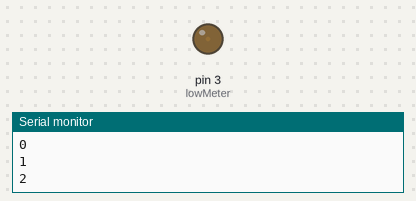
This sketch was run on a simulated Arduino Uno, built with avr-gcc and run on an emulated ATmega328P. Parts: output pins drawn as LEDs (lit = HIGH), the last lines printed to the serial monitor.

Above: at 1.05 s.
At 3.75 s:
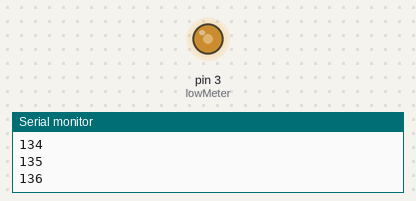
At 5.55 s:
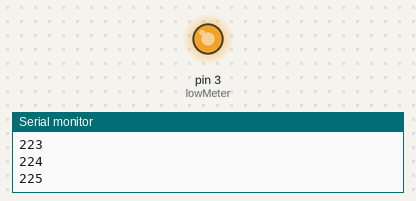
At 10.05 s:
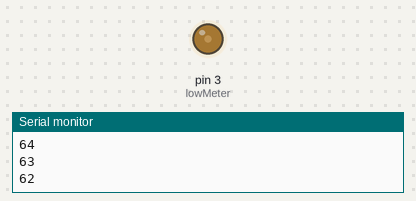
Timing chart, 0 to 14.4 s (numbered marks = the images above):
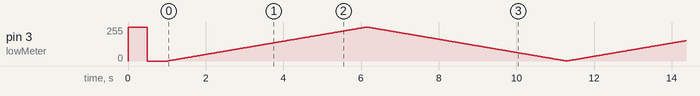

The sketch:

MeterTest.ino
```cpp
int lowMeter = 3;

void setup() {
  // put your setup code here, to run once:
  Serial.begin(9600);
  Serial.println("Starting Serial");

  //Initialze Meters
  pinMode(lowMeter, OUTPUT);
   //test meters
  digitalWrite(lowMeter, HIGH);
  delay(500);

   //test meters
  digitalWrite(lowMeter, LOW);
  delay(500);
}

void loop() {
  for(int i = 0; i < 255; i++){
    analogWrite(lowMeter, i);
    Serial.println(i);
    delay(20);
  }

  for(int i = 255; i > 0; i--){
    analogWrite(lowMeter, i);
    Serial.println(i);
    delay(20);
  }

}
```
